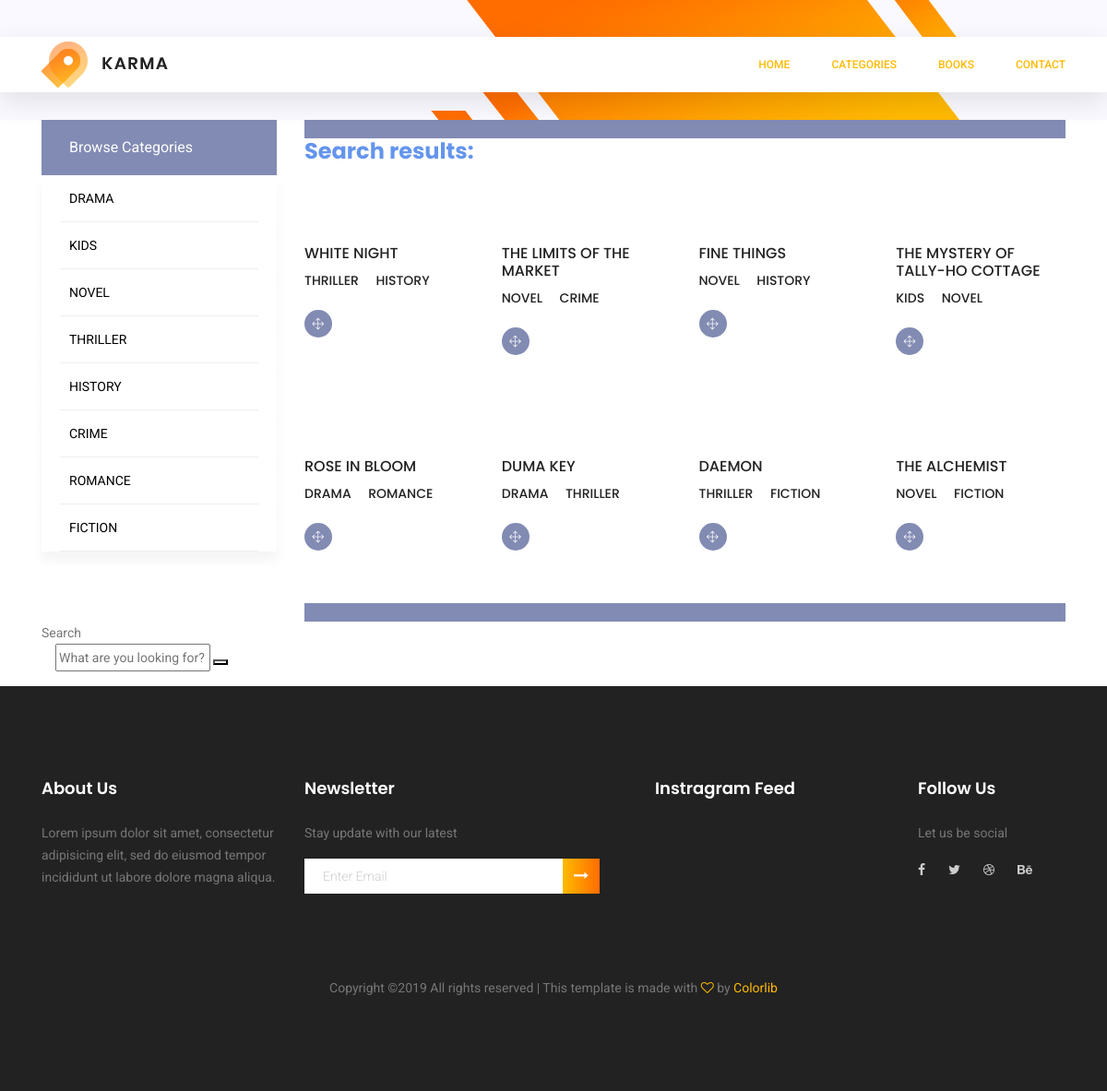
The app's page /search/ with its own data.
### accounts/models.py (models this page shows, shortened)
class Category(models.Model):
    title = models.CharField(max_length=20)
    def __str__(self):
        return self.title

class Book(models.Model):
    title = models.CharField(max_length=100)
    writer = models.CharField(max_length=100)
    short_description = models.TextField()
    long_description = models.TextField(blank=True, null=True)
    categories = models.ManyToManyField(Category)
    thumbnail = models.ImageField()
    featured = models.BooleanField()
    latest = models.BooleanField(default= False)
    timestamp = models.DateTimeField(auto_now_add=True)

### accounts/views.py (the view)
# urls.py: path('search/', views.search, name='search'),
def search(request):
    categories = Category.objects.all().distinct()
    most_recent = Book.objects.filter(latest=True)
    queryset = Book.objects.all()
    query = request.GET.get('q')
    if query:
        queryset = queryset.filter(
            Q(title__icontains=query) |
            Q(short_description__icontains=query) |
            Q(long_description__icontains=query)
        ).distinct()
    num_of_posts = queryset.count()
    if num_of_posts == 0:
        result_message = "No results for your search"
    else:
        result_message = "Search results: "
    context = {
        'queryset': queryset,
        'most_recent': most_recent,
        'categories': categories,
        'result_message': result_message,
        'num_posts': num_of_posts
    }
    return render(request, 'category_search_results.html', context)

### templates/category_search_results.html (shortened to what this page needs)
{% extends 'base.html' %}
{% load static %}
{% block content %}
	<div class="container">
		<div class="row">
			<div class="col-xl-3 col-lg-4 col-md-5">
				<div class="sidebar-categories">
                    <div class="head">Browse Categories</div>
                    {% for cat in categories %}
					<ul class="main-categories">
						<li class="main-nav-list"><a  href="{% url 'category_search' cat.id %}">{{ cat.title }}</a>
						</li>
					</ul>
                     {% endfor %}
				</div>
			</div>
			<div class="col-xl-9 col-lg-8 col-md-7">
				<div class="filter-bar d-flex flex-wrap align-items-center">
				</div>
				<section class="lattest-product-area pb-40 category-list">
                  {% if num_posts != 0 %}
                        <div>
                            <h3 style="color: cornflowerblue;"><strong>{{ result_message }}</strong></h3><br>
                        </div>
                    <div class="row">
						{% for obj in  queryset %}
                    <div class="col-lg-3 col-md-6">
						<div class="single-product">
							<div class="product-details">
								<h6>{{ obj.title }}</h6>
                                <div class="price">
                                    {% for cat in obj.categories.all %}
									<h6>{{ cat}}</h6>
                                    {% endfor %}
								</div>
								<div class="prd-bottom">
									<a href="{% url 'single-book' obj.id %}" class="social-info">
										<span class="lnr lnr-move"></span>
									</a>
								</div>
							</div>
						</div>
					</div>
                {% endfor %}
					</div>
                {% else %}
                        <p style="color: cornflowerblue"><strong>{{ result_message }}</strong></p>
                    {% endif %}
				</section>
				<div class="filter-bar d-flex flex-wrap align-items-center">
				</div>
			</div>
		</div>
    <div class="head">Search</div>
						 <aside class="col-lg-4">
                         {% include 'search_bar_widget.html' %}
                            					</aside>
					    </div>
{% endblock content %}

### templates/base.html (shortened to what this page needs)
<!DOCTYPE html>
<html lang="en">
{% include "head.html" %}
<body>
    {% include 'header.html' %}
    {% block content %}
    {% endblock content %}
    {% include 'footer.html' %}
</body>
</html>

### templates/head.html (shortened to what this page needs)
{% load static %}
<head>
    <link rel="stylesheet" href="{% static 'css/linearicons.css' %}">
	<link rel="stylesheet" href="{% static 'css/font-awesome.min.css' %}">
	<link rel="stylesheet" href="{% static 'css/themify-icons.css' %}">
	<link rel="stylesheet" href="{% static 'css/bootstrap.css' %}">
	<link rel="stylesheet" href="{% static 'css/owl.carousel.css' %}">
	<link rel="stylesheet" href="{% static 'css/nice-select.css' %}">
	<link rel="stylesheet" href="{% static 'css/nouislider.min.css' %}">
	<link rel="stylesheet" href="{% static 'css/ion.rangeSlider.css' %}" />
	<link rel="stylesheet" href="{% static 'css/ion.rangeSlider.skinFlat.css' %}" />
	<link rel="stylesheet" href="{% static 'css/magnific-popup.css' %}">
	<link rel="stylesheet" href="{% static 'css/main.css' %}">
</head>

### templates/header.html (shortened to what this page needs)
{% load static %}
<header class="header_area sticky-header">
		<div class="main_menu">
			<nav class="navbar navbar-expand-lg navbar-light main_box">
				<div class="container">
					<a class="navbar-brand logo_h" href="index.html"><img src="{% static 'img/logo.png' %}" alt=""></a>
					<div class="collapse navbar-collapse offset" id="navbarSupportedContent">
						<ul class="nav navbar-nav menu_nav ml-auto">
							<li class="nav-item active"><a class="nav-link" href="{% url 'home' %}">Home</a></li>
							<li class="nav-item active"><a class="nav-link" href="{% url 'book-list' %}">Categories</a></li>
							<li class="nav-item active"><a class="nav-link" href="{% url 'single-book' 1 %}">Books</a></li>
                            <li class="nav-item active"><a class="nav-link" href="{% url 'contact' %}">Contact</a></li>
						</ul>
					</div>
				</div>
			</nav>
		</div>
	</header>

### templates/search_bar_widget.html (shortened to what this page needs)
<div class="widget search">
    <form action="{% url 'search' %}" class="search-form">
        <div class="form-group">
            <input type="text" name="q" placeholder="What are you looking for?">
            <button type="submit" class="submit"></button>
        </div>
    </form>
</div>

### templates/footer.html (shortened to what this page needs)
<footer class="footer-area section_gap">
		<div class="container">
			<div class="row">
				<div class="col-lg-3  col-md-6 col-sm-6">
					<div class="single-footer-widget">
						<h6>About Us</h6>
						<p>
							Lorem ipsum dolor sit amet, consectetur adipisicing elit, sed do eiusmod tempor incididunt ut labore dolore
							magna aliqua.
						</p>
					</div>
				</div>
				<div class="col-lg-4  col-md-6 col-sm-6">
					<div class="single-footer-widget">
						<h6>Newsletter</h6>
						<p>Stay update with our latest</p>
						<div class="" id="mc_embed_signup">
							<form target="_blank" novalidate="true" action="https://spondonit.us12.list-manage.com/subscribe/post?u=1462626880ade1ac87bd9c93a&amp;id=92a4423d01"
							 method="get" class="form-inline">
								<div class="d-flex flex-row">
									<input class="form-control" name="EMAIL" placeholder="Enter Email" onfocus="this.placeholder = ''" onblur="this.placeholder = 'Enter Email '"
									 required="" type="email">
									<button class="click-btn btn btn-default"><i class="fa fa-long-arrow-right" aria-hidden="true"></i></button>
								</div>
							</form>
						</div>
					</div>
				</div>
				<div class="col-lg-3  col-md-6 col-sm-6">
					<div class="single-footer-widget mail-chimp">
						<h6 class="mb-20">Instragram Feed</h6>
						<ul class="instafeed d-flex flex-wrap">
							<li><img src="img/i1.jpg" alt=""></li>
							<li><img src="img/i2.jpg" alt=""></li>
							<li><img src="img/i3.jpg" alt=""></li>
							<li><img src="img/i4.jpg" alt=""></li>
							<li><img src="img/i5.jpg" alt=""></li>
							<li><img src="img/i6.jpg" alt=""></li>
							<li><img src="img/i7.jpg" alt=""></li>
							<li><img src="img/i8.jpg" alt=""></li>
						</ul>
					</div>
				</div>
				<div class="col-lg-2 col-md-6 col-sm-6">
					<div class="single-footer-widget">
						<h6>Follow Us</h6>
						<p>Let us be social</p>
						<div class="footer-social d-flex align-items-center">
							<a href="#"><i class="fa fa-facebook"></i></a>
							<a href="#"><i class="fa fa-twitter"></i></a>
							<a href="#"><i class="fa fa-dribbble"></i></a>
							<a href="#"><i class="fa fa-behance"></i></a>
						</div>
					</div>
				</div>
			</div>
			<div class="footer-bottom d-flex justify-content-center align-items-center flex-wrap">
				<p class="footer-text m-0">
Copyright &copy;<script>document.write(new Date().getFullYear());</script> All rights reserved | This template is made with <i class="fa fa-heart-o" aria-hidden="true"></i> by <a href="https://colorlib.com" target="_blank">Colorlib</a>
</p>
			</div>
		</div>
	</footer>

### templates/scripts.html (shortened to what this page needs)
{% load static %}

### records on screen
Category: title "DRAMA"
Category: title "KIDS"
Category: title "NOVEL"
Category: title "THRILLER"
Category: title "HISTORY"
Category: title "CRIME"
Category: title "ROMANCE"
Category: title "FICTION"
Book: title "WHITE NIGHT"
Book: title "THE LIMITS OF THE MARKET"
Book: title "FINE THINGS"
Book: title "THE MYSTERY OF TALLY-HO COTTAGE"
Book: title "ROSE IN BLOOM"
Book: title "DUMA KEY"
Book: title "DAEMON"
Book: title "THE ALCHEMIST"

### other values on screen
{{ result_message }} "Search results:"
